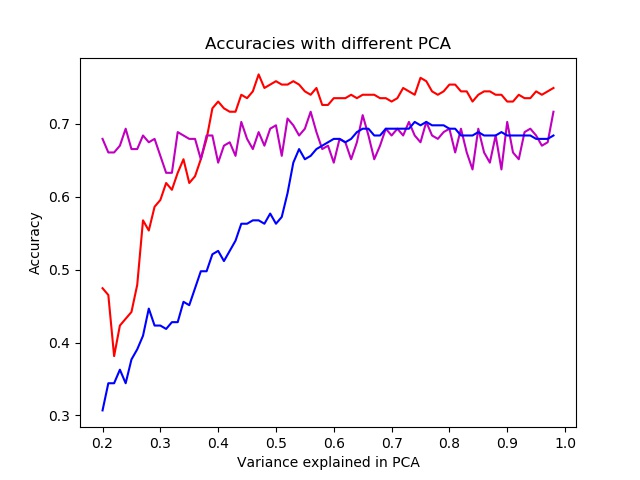
#> input picture Dimensionality Reduction/inception.png, 640 x 480 px; its folder holds 2 pictures in this run
$ python sift.py --trainingSet '../Dimensionality Reduction'
#> lines starting #> are read from the running program, lines starting #| are printed output that depends on the picture
import argparse as ap
import cv2
from imutils import paths
import numpy as np
import os
from scipy.cluster.vq import *
from sklearn.preprocessing import StandardScaler


# Get the path of the training set
parser = ap.ArgumentParser()
parser.add_argument("-t", "--trainingSet", help="Path to Training Set", required="True")
args = vars(parser.parse_args())

# Get the training classes names and store them in a list
train_path = args["trainingSet"]
training_names = os.listdir(train_path)  # Listing the train_path directory


# Get all the path to the images and save them in a list
# image_paths and the corresponding label in image_paths
image_paths = []  # Inilialising the list
image_classes = []  # Inilialising the list
class_id = 0

for training_name in training_names:  # Iterate over the training_names list
    dir = os.path.join(train_path, training_name)
    image_paths.append(dir)

#print(image_paths[0])

# Create feature extraction and keypoint detector objects
sift = cv2.xfeatures2d.SIFT_create()

#(kps, descs) = sift.detectAndCompute(gray, None)


# List where all the descriptors are stored
des_list = []
# Reading the image and calculating the features and corresponding descriptors
i=1
for image_path in image_paths:
    im = cv2.imread(image_path)
#> im is the input picture: shape (480, 640, 3); mean B, G, R 248.7, 246.4, 249
    (kpts, des) = sift.detectAndCompute(im, None)
#> kpts = 698 keypoints; strongest (x, y, size): (304, 47, 1.9), (210, 38, 2), (445, 38, 2.1), (349, 47, 1.8)
    des_list.append((image_path, des))  # Appending all the descriptors into the single list
    print("Reading image: ", i)
    i=i+1


#print(des_list)

# Stack all the descriptors vertically in a numpy array
i=1
#> i = 1
descriptors = des_list[0][1]
for image_path, descriptor in des_list[1:]:
    descriptors = np.vstack((descriptors, descriptor))  # Stacking the descriptors
    print("Progress: ", i)
    i=i+1

# Perform k-means clustering
k = 500  # Number of clusters
voc, variance = kmeans(descriptors, k, 1)  # Perform Kmeans with default values
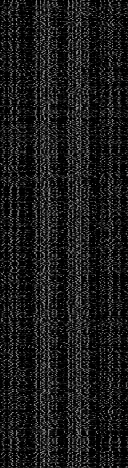
#> voc: shape (468, 128) float32; min 0, max 158.5, mean 26.7

# Calculate the histogram of features
im_features = np.zeros((len(image_paths), k), "float32")
for i in range(len(image_paths)):
    words, distance = vq(des_list[i][1],voc)
    for w in words:
        im_features[i][w] += 1
    print("Extracting features...")

# Perform Tf-Idf vectorization
nbr_occurences = np.sum( (im_features > 0) * 1, axis = 0)
# Calculating the number of occurrences
idf = np.array(np.log((1.0*len(image_paths)+1) / (1.0*nbr_occurences + 1)), 'float32')
# Giving weight to one that occurs more frequently

# Scaling the words
stdSlr = StandardScaler().fit(im_features)
im_features = stdSlr.transform(im_features)  # Scaling the visual words for better Prediction

np.savetxt("COCO_SIFT_features.txt",im_features)
